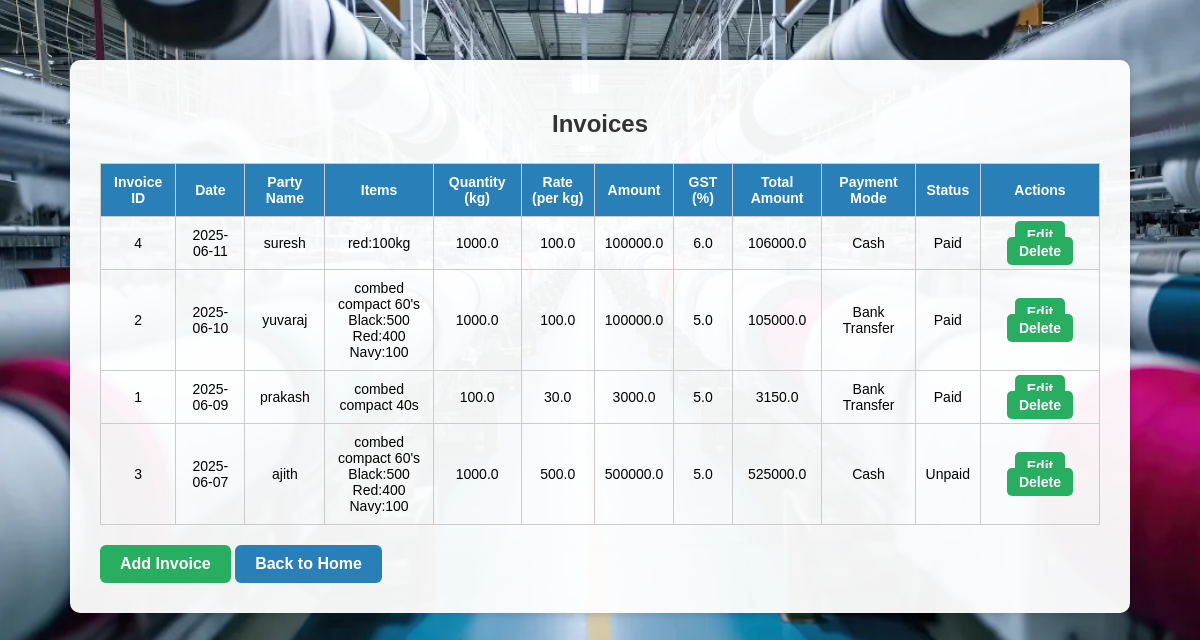
The page /view_invoices on the database its author committed.
### tables this page shows
CREATE TABLE invoices (
            id INTEGER PRIMARY KEY AUTOINCREMENT,
            date TEXT NOT NULL,
            party_name TEXT NOT NULL,
            items TEXT NOT NULL,
            quantity REAL NOT NULL,
            rate REAL NOT NULL,
            amount REAL NOT NULL,
            gst_percent REAL NOT NULL,
            total_amount REAL NOT NULL,
            payment_mode TEXT NOT NULL,
            status TEXT NOT NULL
        );

### app.py (the view)
@app.route('/view_invoices')
def view_invoices():
    conn = sqlite3.connect('textile.db')
    conn.row_factory = sqlite3.Row
    c = conn.cursor()
    c.execute('SELECT * FROM invoices ORDER BY date DESC')
    invoices = c.fetchall()
    conn.close()
    return render_template('view_invoices.html', invoices=invoices)

### templates/view_invoices.html (shortened to what this page needs)
<!DOCTYPE html>
<html lang="en">
<head>
</head>
<body>
    <div class="container">
        <h2>Invoices</h2>
        <table>
            <thead>
                <tr>
                    <th>Invoice ID</th>
                    <th>Date</th>
                    <th>Party Name</th>
                    <th>Items</th>
                    <th>Quantity (kg)</th>
                    <th>Rate (per kg)</th>
                    <th>Amount</th>
                    <th>GST (%)</th>
                    <th>Total Amount</th>
                    <th>Payment Mode</th>
                    <th>Status</th>
                    <th>Actions</th>
                </tr>
            </thead>
            <tbody>
                {% for invoice in invoices %}
                <tr>
                    <td>{{ invoice.id }}</td>
                    <td>{{ invoice.date }}</td>
                    <td>{{ invoice.party_name }}</td>
                    <td>
                        {% for item in invoice.items.split(',') %} {{ item.strip() }}<br> {% endfor %}
                    </td>
                    <td>{{ invoice.quantity }}</td>
                    <td>{{ invoice.rate }}</td>
                    <td>{{ invoice.amount }}</td>
                    <td>{{ invoice.gst_percent }}</td>
                    <td>{{ invoice.total_amount }}</td>
                    <td>{{ invoice.payment_mode }}</td>
                    <td>{{ invoice.status }}</td>
                    <td class="action-buttons">
                        <a href="{{ url_for('edit_invoice', id=invoice.id) }}" class="button">Edit</a>
                        <a href="{{ url_for('delete_invoice', id=invoice.id) }}" class="button" onclick="return confirm('Are you sure you want to delete this invoice?');">Delete</a>
                    </td>
                </tr>
                {% else %}
                <tr>
                    <td colspan="12">No invoices found.</td>
                </tr>
                {% endfor %}
            </tbody>
        </table>
        <a href="{{ url_for('add_invoice') }}" class="nav-btn add-btn">Add Invoice</a>
        <a href="{{ url_for('dashboard') }}" class="nav-btn">Back to Home</a>
    </div>
</body>
</html>

### templates/view_invoices.html (style rules this page uses)
body { font-family: Arial, sans-serif; background-image: url('/static/image/cotton_background.jpg'); background-size: cover; background-position: center; margin: 0; padding: 0; }
.container { background-color: rgba(255, 255, 255, 0.95); max-width: 1000px; margin: 60px auto; padding: 30px; border-radius: 10px; box-shadow: 0 0 10px rgba(0, 0, 0, 0.2); overflow-x: auto; }
h2 { text-align: center; margin-bottom: 25px; color: #333; }
table { width: 100%; border-collapse: collapse; margin-top: 10px; }
th, td { border: 1px solid #ccc; padding: 10px; text-align: center; font-size: 14px; }
th { background-color: #2980b9; color: white; }
a.button { background-color: #27ae60; color: white; padding: 6px 12px; text-decoration: none; border-radius: 5px; font-weight: bold; }
.action-buttons a { margin: 0 5px; }
.nav-btn { margin-top: 20px; display: inline-block; background-color: #2980b9; padding: 10px 20px; color: white; border-radius: 6px; text-decoration: none; font-weight: bold; }
.add-btn { background-color: #27ae60; }

### rows shown on the page
invoices: id "4", date "2025-06-11", party_name "suresh", strip "red:100kg", quantity "1000.0", rate "100.0", amount "100000.0", gst_percent "6.0", total_amount "106000.0", payment_mode "Cash", status "Paid"
invoices: id "2", date "2025-06-10", party_name "yuvaraj", strip "combed compact 60's" "Black:500" "Red:400" "Navy:100", quantity "1000.0", rate "100.0", amount "100000.0", gst_percent "5.0", total_amount "105000.0", payment_mode "Bank Transfer", status "Paid"
invoices: id "1", date "2025-06-09", party_name "prakash", strip "combed compact 40s", quantity "100.0", rate "30.0", amount "3000.0", gst_percent "5.0", total_amount "3150.0", payment_mode "Bank Transfer", status "Paid"
invoices: id "3", date "2025-06-07", party_name "ajith", strip "combed compact 60's" "Black:500" "Red:400" "Navy:100", quantity "1000.0", rate "500.0", amount "500000.0", gst_percent "5.0", total_amount "525000.0", payment_mode "Cash", status "Unpaid"
